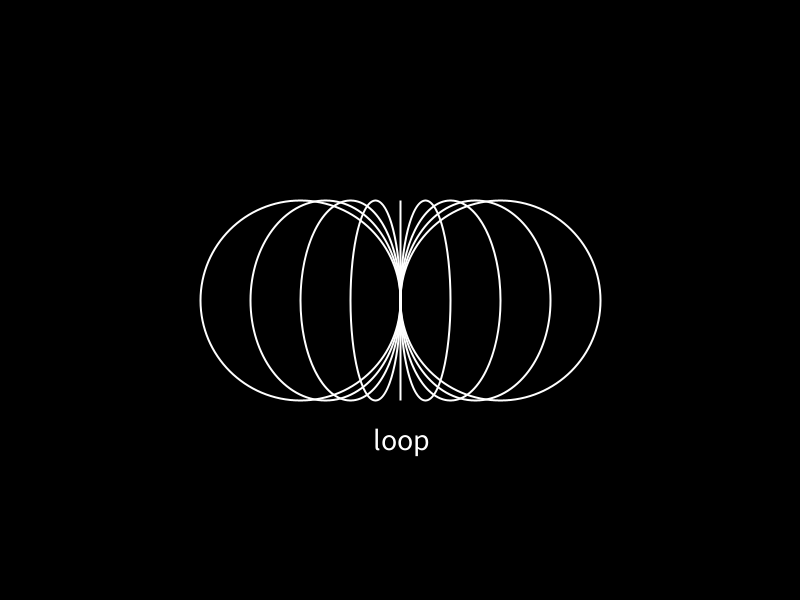
Frame 1 (no input)
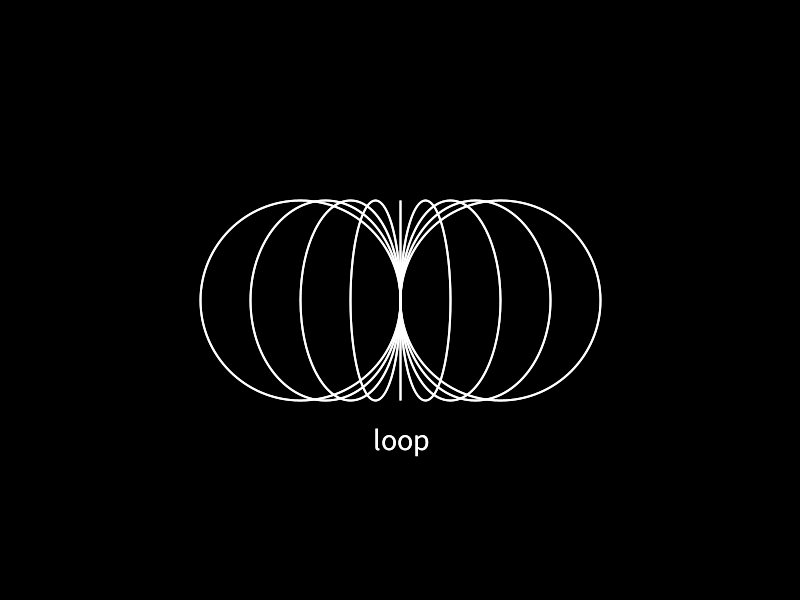
Frame 2 (the mouse pressed at the canvas centre, redrawn once)

The Processing sketch that drew these frames (run headless with seeded random() and noise(); the mouse was pressed at the canvas centre and the sketch redrawn once):

// Processing sketch: sketch_draw_ellipse_3d
// ── sketch_draw_ellipse_3d.pde
int r = 100;
void setup() {
  size(800, 600);
  background(0);
  smooth();
  noLoop();
}

void draw() {
  translate(width/2, height/2);
  stroke(255);
  strokeWeight(2);
  noFill();
  for(int theta = 0; theta <= 8; theta++) {
    ellipse(-r+(theta*25), 0, 2*(r - theta*25), 2*r);
  }
  
  fill(255);
  textSize(30);
  textAlign(CENTER);
  text("loop", 0, 150);
}
